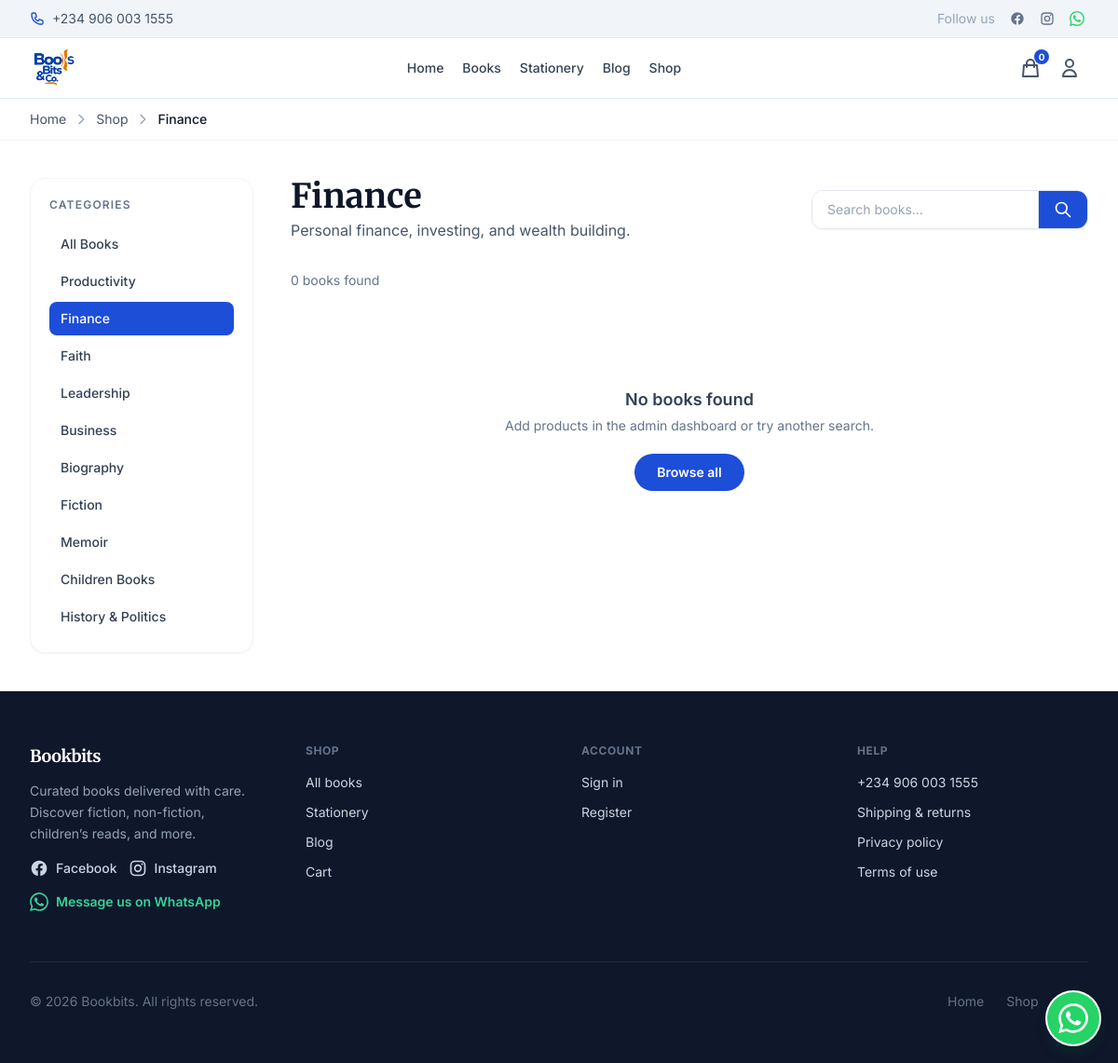
/shop.php?cat=finance, run on the app's committed database.
### tables this page shows
CREATE TABLE IF NOT EXISTS `categories` (
    `id`          INT UNSIGNED    NOT NULL AUTO_INCREMENT,
    `name`        VARCHAR(100)    NOT NULL,
    `slug`        VARCHAR(100)    NOT NULL COMMENT 'URL-safe identifier used in shop.php?cat=<slug>',
    `description` TEXT            NULL,
    `icon`        TEXT            NULL     COMMENT 'SVG path d= attribute (Heroicons outline)',
    `bg_color`    VARCHAR(60)     NULL     COMMENT 'Tailwind bg-* class for card backgrounds',
    `sort_order`  TINYINT UNSIGNED NOT NULL DEFAULT 0,
    `is_active`   TINYINT(1)      NOT NULL DEFAULT 1,
    `created_at`  TIMESTAMP       NOT NULL DEFAULT CURRENT_TIMESTAMP,
    `updated_at`  TIMESTAMP       NOT NULL DEFAULT CURRENT_TIMESTAMP ON UPDATE CURRENT_TIMESTAMP,
    PRIMARY KEY (`id`),
    UNIQUE KEY `uq_categories_slug` (`slug`)
);

### config/categories.php (called while the page is built, shortened)
<?php
function bookbits_category_by_slug(string $slug): ?array
{
    foreach (BOOKBITS_CATEGORIES as $cat) {
        if ($cat['slug'] === $slug) {
            return $cat;
        }
    }
    return null;
}

### config/database.php (called while the page is built, shortened)
<?php
function db(): PDO
{
    static $pdo = null;
    if ($pdo !== null) {
        return $pdo;
    }
    $dsn = sprintf(
        'mysql:host=%s;port=%s;dbname=%s;charset=%s',
        DB_HOST,
        DB_PORT,
        DB_NAME,
        DB_CHARSET,
    );
    try {
        $pdo = new PDO($dsn, DB_USER, DB_PASS, [
            PDO::ATTR_ERRMODE            => PDO::ERRMODE_EXCEPTION,
            PDO::ATTR_DEFAULT_FETCH_MODE => PDO::FETCH_ASSOC,
            PDO::ATTR_EMULATE_PREPARES   => false,
        ]);
    } catch (PDOException $e) {
        throw new RuntimeException('Database connection failed. Check your DB_* settings in config/database.php.');
    }
    return $pdo;
}

### includes/books_db.php (called while the page is built, shortened)
<?php
function bb_fetch_books_for_shop(?string $catSlug, string $search): array
{
    $pdo = db();
    $sql = 'SELECT b.*, c.slug AS cat_slug, c.name AS cat_name
            FROM books b
            INNER JOIN categories c ON c.id = b.category_id
            WHERE b.is_active = 1';
    $params = [];
    if ($catSlug !== null && $catSlug !== '') {
        $sql .= ' AND c.slug = ?';
        $params[] = $catSlug;
    }
    $sql .= ' ORDER BY b.created_at DESC LIMIT 120';
    $st = $pdo->prepare($sql);
    $st->execute($params);
    return $st->fetchAll();
}
function bb_fetch_categories_for_nav(): array
{
    return db()
        ->query('SELECT slug, name FROM categories WHERE is_active = 1 ORDER BY sort_order, name')
        ->fetchAll();
}

### shop.php (the view, shortened to what this page needs)
<?php
require_once __DIR__ . '/config/categories.php';
require_once __DIR__ . '/includes/books_db.php';
$slug = trim($_GET['cat'] ?? '');
$activeCat = null;
if ($slug !== '') {
    $activeCat = bookbits_category_by_slug($slug);
}
$shopNavCategories = bb_fetch_categories_for_nav();
$search = trim($_GET['q'] ?? '');
$books  = bb_fetch_books_for_shop($slug !== '' ? $slug : null, $search);
?>
<?php require __DIR__ . '/includes/header.php'; ?>
        <nav class="border-b border-slate-100 bg-white" aria-label="Breadcrumb">
            <div class="mx-auto flex max-w-7xl items-center gap-2 px-4 py-3 text-sm text-slate-600 sm:px-6 lg:px-8">
                <a href="<?= htmlspecialchars(BOOKBITS_BASE, ENT_QUOTES, 'UTF-8') ?>/index.php" class="hover:text-brand">Home</a>
                <svg class="h-4 w-4 shrink-0 text-slate-400" fill="none" stroke="currentColor" viewBox="0 0 24 24" aria-hidden="true"><path stroke-linecap="round" stroke-linejoin="round" stroke-width="2" d="M9 5l7 7-7 7"/></svg>
                <?php if ($activeCat) : ?>
                    <a href="<?= htmlspecialchars(BOOKBITS_BASE . '/shop.php', ENT_QUOTES, 'UTF-8') ?>" class="hover:text-brand">Shop</a>
                    <svg class="h-4 w-4 shrink-0 text-slate-400" fill="none" stroke="currentColor" viewBox="0 0 24 24" aria-hidden="true"><path stroke-linecap="round" stroke-linejoin="round" stroke-width="2" d="M9 5l7 7-7 7"/></svg>
                    <span class="font-medium text-slate-900"><?= htmlspecialchars($activeCat['name'], ENT_QUOTES, 'UTF-8') ?></span>
                <?php else : ?>
                    <span class="font-medium text-slate-900">All Books</span>
                <?php endif; ?>
            </div>
        </nav>
        <div class="mx-auto max-w-7xl px-4 py-10 sm:px-6 lg:px-8">
            <div class="flex flex-col gap-10 lg:flex-row lg:items-start">
                <aside class="w-full shrink-0 lg:w-60" aria-label="Categories">
                    <div class="sticky top-[7.5rem] rounded-2xl border border-slate-100 bg-white p-5 shadow-sm">
                        <h2 class="mb-4 text-xs font-semibold uppercase tracking-widest text-slate-500">Categories</h2>
                        <ul class="space-y-1">
                            <li>
                                <a href="<?= htmlspecialchars(BOOKBITS_BASE . '/shop.php', ENT_QUOTES, 'UTF-8') ?>"
                                   class="flex items-center justify-between rounded-lg px-3 py-2 text-sm font-medium transition <?= $slug === '' ? 'bg-brand text-white' : 'text-slate-700 hover:bg-brand-muted hover:text-brand' ?>">
                                    <span>All Books</span>
                                </a>
                            </li>
                            <?php foreach ($shopNavCategories as $cat) :
                                $isActive = ($slug === $cat['slug']);
                            ?>
                            <li>
                                <a href="<?= htmlspecialchars(BOOKBITS_BASE . '/shop.php?cat=' . $cat['slug'], ENT_QUOTES, 'UTF-8') ?>"
                                   class="flex items-center justify-between rounded-lg px-3 py-2 text-sm font-medium transition <?= $isActive ? 'bg-brand text-white' : 'text-slate-700 hover:bg-brand-muted hover:text-brand' ?>">
                                    <span><?= htmlspecialchars($cat['name'], ENT_QUOTES, 'UTF-8') ?></span>
                                </a>
                            </li>
                            <?php endforeach; ?>
                        </ul>
                    </div>
                </aside>
                <div class="min-w-0 flex-1">
                    <div class="mb-8 flex flex-col gap-4 sm:flex-row sm:items-center sm:justify-between">
                        <div>
                            <h1 class="font-serif text-3xl font-bold text-slate-900 sm:text-4xl">
                                <?= $activeCat ? htmlspecialchars($activeCat['name'], ENT_QUOTES, 'UTF-8') : 'All Books' ?>
                            </h1>
                            <?php if ($activeCat) : ?>
                                <p class="mt-1 text-slate-600"><?= htmlspecialchars($activeCat['description'], ENT_QUOTES, 'UTF-8') ?></p>
                            <?php endif; ?>
                        </div>
                        <form class="flex overflow-hidden rounded-xl border border-slate-200 bg-white shadow-sm" action="" method="get">
                            <input type="search" name="q" value="<?= htmlspecialchars($search, ENT_QUOTES, 'UTF-8') ?>" placeholder="Search books…" class="min-w-0 flex-1 border-0 px-4 py-2.5 text-sm placeholder:text-slate-400 focus:ring-0">
                            <button type="submit" class="border-l border-slate-200 bg-brand px-4 text-white transition hover:bg-brand-dark" aria-label="Search">
                                <svg class="h-5 w-5" fill="none" stroke="currentColor" viewBox="0 0 24 24"><path stroke-linecap="round" stroke-linejoin="round" stroke-width="2" d="M21 21l-6-6m2-5a7 7 0 11-14 0 7 7 0 0114 0z"/></svg>
                            </button>
                        </form>
                    </div>
                    <p class="mb-6 text-sm text-slate-500">
                        <?= count($books) ?> <?= count($books) === 1 ? 'book' : 'books' ?> found
                    </p>
                    <?php if (count($books) === 0) : ?>
                        <div class="flex flex-col items-center py-20 text-center text-slate-500">
                            <p class="text-lg font-semibold text-slate-700">No books found</p>
                            <p class="mt-1 text-sm">Add products in the admin dashboard or try another search.</p>
                            <a href="<?= htmlspecialchars(BOOKBITS_BASE . '/shop.php', ENT_QUOTES, 'UTF-8') ?>" class="mt-5 rounded-full bg-brand px-6 py-2.5 text-sm font-semibold text-white transition hover:bg-brand-dark">Browse all</a>
                        </div>
                    <?php endif; ?>
                </div>
            </div>
        </div>
<?php require __DIR__ . '/includes/footer.php'; ?>

### data on the page
categories: name "Finance"
categories: name "Productivity"
categories: name "Faith"
categories: name "Leadership"
categories: name "Business"
categories: name "Biography"
categories: name "Fiction"
categories: name "Memoir"
categories: name "Children Books"
categories: name "History & Politics"

### other printed values
bb_store_phone_display() "+234 906 003 1555"
$bbCartCount "0"
$activeCat['description'] "Personal finance, investing, and wealth building."
count($books) "0"
